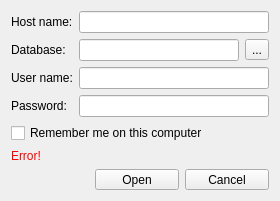
<?xml version="1.0" encoding="UTF-8"?>
<ui version="4.0">
 <class>DbConnectDialog</class>
 <widget class="QDialog" name="DbConnectDialog">
  <property name="geometry">
   <rect>
    <x>0</x>
    <y>0</y>
    <width>280</width>
    <height>192</height>
   </rect>
  </property>
  <property name="windowTitle">
   <string>Inventory</string>
  </property>
  <property name="windowIcon">
   <iconset resource="resources.qrc">
    <normaloff>:/Icons/icons/Contact.png</normaloff>:/Icons/icons/Contact.png</iconset>
  </property>
  <property name="sizeGripEnabled">
   <bool>false</bool>
  </property>
  <property name="modal">
   <bool>false</bool>
  </property>
  <layout class="QGridLayout" name="gridLayout">
   <item row="0" column="0">
    <layout class="QHBoxLayout" name="horizontalLayout_2">
     <item>
      <layout class="QVBoxLayout" name="verticalLayout_2">
       <item>
        <widget class="QLabel" name="hostname_label">
         <property name="text">
          <string>Host name:</string>
         </property>
        </widget>
       </item>
       <item>
        <widget class="QLabel" name="database_label">
         <property name="text">
          <string>Database:</string>
         </property>
        </widget>
       </item>
       <item>
        <widget class="QLabel" name="user_label">
         <property name="text">
          <string>User name:</string>
         </property>
        </widget>
       </item>
       <item>
        <widget class="QLabel" name="password_label">
         <property name="text">
          <string>Password:</string>
         </property>
        </widget>
       </item>
      </layout>
     </item>
     <item>
      <layout class="QVBoxLayout" name="verticalLayout">
       <item>
        <widget class="QLineEdit" name="host_lineEdit"/>
       </item>
       <item>
        <layout class="QHBoxLayout" name="horizontalLayout">
         <item>
          <widget class="QLineEdit" name="database_lineEdit"/>
         </item>
         <item>
          <widget class="QToolButton" name="database_toolButton">
           <property name="text">
            <string>...</string>
           </property>
          </widget>
         </item>
        </layout>
       </item>
       <item>
        <widget class="QLineEdit" name="user_lineEdit"/>
       </item>
       <item>
        <widget class="QLineEdit" name="password_lineEdit">
         <property name="echoMode">
          <enum>QLineEdit::Password</enum>
         </property>
        </widget>
       </item>
      </layout>
     </item>
    </layout>
   </item>
   <item row="1" column="0">
    <widget class="QCheckBox" name="remember_checkBox">
     <property name="text">
      <string>Remember me on this computer</string>
     </property>
    </widget>
   </item>
   <item row="2" column="0">
    <widget class="QLabel" name="error_label">
     <property name="palette">
      <palette>
       <active>
        <colorrole role="WindowText">
         <brush brushstyle="SolidPattern">
          <color alpha="255">
           <red>255</red>
           <green>0</green>
           <blue>0</blue>
          </color>
         </brush>
        </colorrole>
       </active>
       <inactive>
        <colorrole role="WindowText">
         <brush brushstyle="SolidPattern">
          <color alpha="255">
           <red>255</red>
           <green>0</green>
           <blue>0</blue>
          </color>
         </brush>
        </colorrole>
       </inactive>
       <disabled>
        <colorrole role="WindowText">
         <brush brushstyle="SolidPattern">
          <color alpha="255">
           <red>255</red>
           <green>0</green>
           <blue>0</blue>
          </color>
         </brush>
        </colorrole>
       </disabled>
      </palette>
     </property>
     <property name="text">
      <string>Error!</string>
     </property>
    </widget>
   </item>
   <item row="3" column="0">
    <layout class="QHBoxLayout" name="horizontalLayout_5">
     <item>
      <spacer name="horizontalSpacer">
       <property name="orientation">
        <enum>Qt::Horizontal</enum>
       </property>
       <property name="sizeHint" stdset="0">
        <size>
         <width>40</width>
         <height>20</height>
        </size>
       </property>
      </spacer>
     </item>
     <item>
      <widget class="QToolButton" name="open_toolButton">
       <property name="sizePolicy">
        <sizepolicy hsizetype="Expanding" vsizetype="Fixed">
         <horstretch>0</horstretch>
         <verstretch>0</verstretch>
        </sizepolicy>
       </property>
       <property name="focusPolicy">
        <enum>Qt::TabFocus</enum>
       </property>
       <property name="text">
        <string>Open</string>
       </property>
       <property name="shortcut">
        <string notr="true">Enter, Return</string>
       </property>
       <property name="popupMode">
        <enum>QToolButton::DelayedPopup</enum>
       </property>
      </widget>
     </item>
     <item>
      <widget class="QToolButton" name="cancel_toolButton">
       <property name="sizePolicy">
        <sizepolicy hsizetype="Expanding" vsizetype="Fixed">
         <horstretch>0</horstretch>
         <verstretch>0</verstretch>
        </sizepolicy>
       </property>
       <property name="text">
        <string>Cancel</string>
       </property>
      </widget>
     </item>
    </layout>
   </item>
  </layout>
 </widget>
 <resources>
  <include location="resources.qrc"/>
 </resources>
 <connections>
  <connection>
   <sender>open_toolButton</sender>
   <signal>clicked()</signal>
   <receiver>DbConnectDialog</receiver>
   <slot>accept()</slot>
   <hints>
    <hint type="sourcelabel">
     <x>118</x>
     <y>228</y>
    </hint>
    <hint type="destinationlabel">
     <x>118</x>
     <y>124</y>
    </hint>
   </hints>
  </connection>
  <connection>
   <sender>cancel_toolButton</sender>
   <signal>clicked()</signal>
   <receiver>DbConnectDialog</receiver>
   <slot>reject()</slot>
   <hints>
    <hint type="sourcelabel">
     <x>192</x>
     <y>228</y>
    </hint>
    <hint type="destinationlabel">
     <x>118</x>
     <y>124</y>
    </hint>
   </hints>
  </connection>
 </connections>
</ui>
